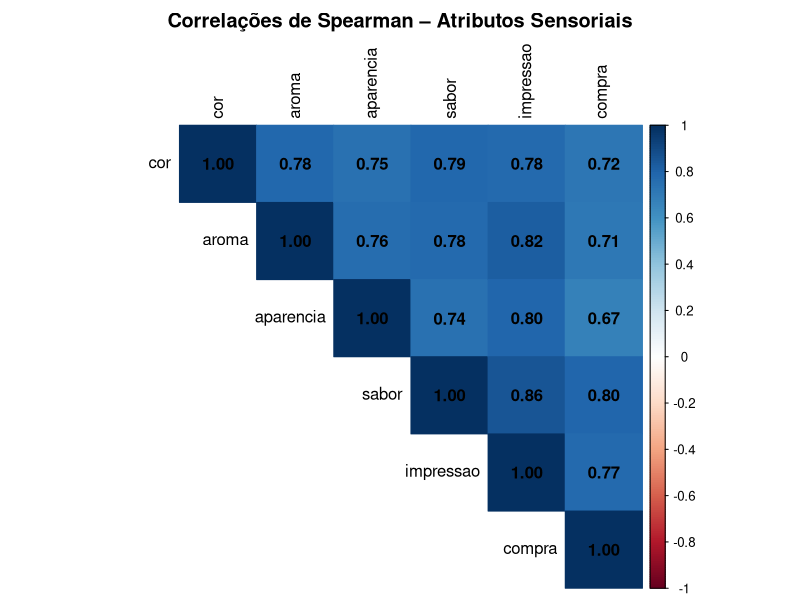
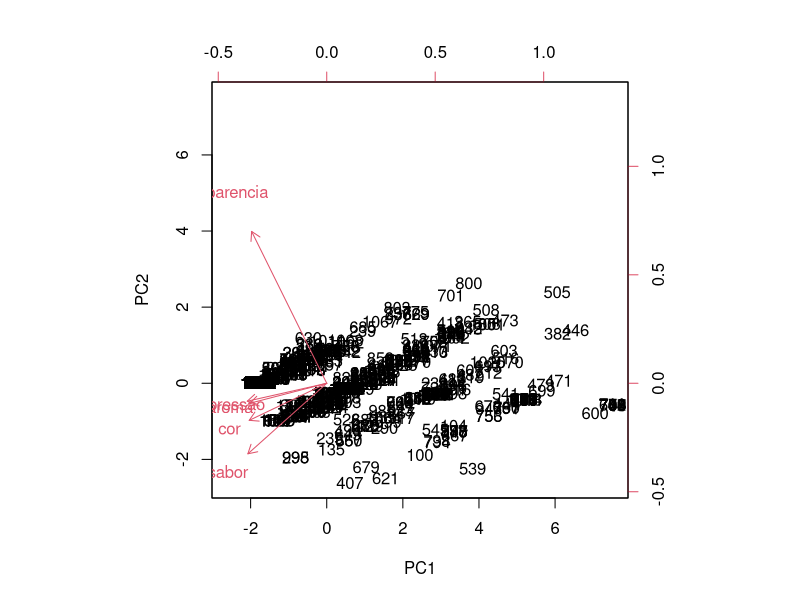

The R script that drew these images, in order:
## ---- chunk 1
knitr::opts_chunk$set(
  echo       = TRUE,
  warning    = FALSE,
  message    = FALSE,
  fig.align  = "center",
  out.width  = "100%"
)
## ---- chunk 2
# Instale os pacotes caso necessário:
# install.packages(c("readxl","dplyr","tidyr","ggplot2","scales",
#                    "ggpubr","rstatix","corrplot","RColorBrewer",
#                    "patchwork","psych","MASS","tibble","stringr"))

suppressPackageStartupMessages({
  library(readxl)
  library(dplyr)
  library(tidyr)
  library(ggplot2)
  library(scales)
  library(ggpubr)
  library(rstatix)
  library(corrplot)
  library(RColorBrewer)
  library(patchwork)
  library(psych)
  library(MASS)      # polr() – regressão ordinal
  library(tibble)
  library(stringr)
})

set.seed(42)
## ---- chunk 3
df_raw <- read_excel("df_mostraqui.xlsx")

# Padroniza nomes (remove espaços, acentos problemáticos)
names(df_raw) <- c("id","entrevistado","grupo","sexo","idade",
                   "amostra","cor","aroma","aparencia","sabor",
                   "impressao","compra","derivados","vezes")

# Converte colunas de pontuação para numérico
df_raw <- df_raw %>%
  dplyr::mutate(across(c(cor, aroma, aparencia, sabor, impressao, compra, vezes),
                       as.numeric))
## ---- chunk 4
df <- df_raw %>%
  mutate(
    amostra = str_trim(amostra),

    sexo = case_when(
      toupper(str_trim(sexo)) %in% c("F","FEMININO")  ~ "Feminino",
      toupper(str_trim(sexo)) %in% c("M","MASCULINO") ~ "Masculino",
      TRUE                                              ~ NA_character_
    ),

    idade = suppressWarnings(as.numeric(as.character(idade))),

    derivados = case_when(
      toupper(str_trim(derivados)) == "SIM" ~ "Sim",
      toupper(str_trim(derivados)) %in% c("NÃO","NAO","NÃO","NAO","NAOO") ~ "Não",
      TRUE ~ NA_character_
    ),

    faixa_etaria = cut(idade,
                       breaks = c(0, 17, 29, 44, 59, Inf),
                       labels = c("≤17 anos","18–29","30–44","45–59","≥60"),
                       right  = TRUE, include.lowest = TRUE),

    grupo_label = case_when(
      grupo == 2 ~ "Grupo 2\n(Lasanha / Coxinha / Arroz)",
      grupo == 3 ~ "Grupo 3\n(Patê / Farofa / Empada)",
      grupo == 4 ~ "Grupo 4\n(Risole / Hot Fish / Fishburguer)",
      grupo == 5 ~ "Grupo 5\n(Iscas / Brigadeiro)",
      TRUE       ~ paste("Grupo", grupo)
    ),

    hedonico_medio = rowMeans(
      dplyr::select(., cor, aroma, aparencia, sabor, impressao), na.rm = TRUE),

    compra_ord = factor(compra, levels = 1:5,
                        labels = c("Certamente\nnão compraria",
                                   "Possivelmente\nnão compraria",
                                   "Talvez comprasse /\ntalvez não",
                                   "Possivelmente\ncompraria",
                                   "Certamente\ncompraria"),
                        ordered = TRUE),

    aceito = impressao >= 4
  )

# Abreviações para gráficos
abrev_produtos <- c(
  "Arroz Paraense com Polvo"                              = "Arroz c/ Polvo",
  "Brigadeiro de Coco com Pescada"                        = "Brigadeiro c/ Pescada",
  "Coxinha de Rã com creme de queijo regional"            = "Coxinha de Rã",
  "Empada de Tamoatá com creme de queijo regional"        = "Empada de Tamoatá",
  "Farofa de Tambaqui com Banana"                         = "Farofa c/ Banana",
  "Fishburguer de Acari"                                  = "Fishburguer (Acari)",
  "Hot Fish de Tambaqui"                                  = "Hot Fish (Tambaqui)",
  "Isca de Pirapitinga com Doce de Castanha de Caju e Mel"= "Isca (Pirapitinga)",
  "Isca de Pirarucu com Geleia de Cupuaçu Picante"        = "Isca (Pirarucu)",
  "Lasanha de Tucunaré"                                   = "Lasanha (Tucunaré)",
  "Patê de Pirarucu"                                      = "Patê de Pirarucu",
  "Risole de Tambaqui"                                    = "Risole (Tambaqui)"
)

df <- df %>%
  mutate(produto_abrev = recode(amostra, !!!abrev_produtos))
## ---- chunk 5
cat(sprintf("Avaliações totais:   %d\n", nrow(df)))
cat(sprintf("Avaliadores únicos:  %d (somando todos os grupos)\n",
            sum(sapply(unique(df$grupo),
                       function(g) n_distinct(df$entrevistado[df$grupo == g])))))
cat(sprintf("Produtos únicos:     %d\n", n_distinct(df$amostra)))
cat(sprintf("Grupos temáticos:    %d\n", n_distinct(df$grupo)))
## ---- chunk 6
na_tab <- colSums(is.na(df[, c("sexo","idade","cor","aroma","aparencia",
                               "sabor","impressao","compra","derivados","vezes")]))
na_df <- data.frame(
  Variável = names(na_tab),
  N_missing = na_tab,
  Pct       = round(na_tab / nrow(df) * 100, 1),
  row.names = NULL
) %>% filter(N_missing > 0)

knitr::kable(na_df, col.names = c("Variável", "N ausentes", "%"),
             caption = "Dados ausentes por variável")
## ---- chunk 7
perfil <- df %>%
  distinct(grupo, grupo_label, entrevistado, .keep_all = TRUE) %>%
  group_by(grupo, grupo_label) %>%
  summarise(
    N_total     = n(),
    Feminino    = sum(sexo == "Feminino",  na.rm = TRUE),
    Masculino   = sum(sexo == "Masculino", na.rm = TRUE),
    Pct_F       = round(Feminino / (Feminino + Masculino) * 100, 1),
    Idade_md    = round(median(idade, na.rm = TRUE), 0),
    Idade_med   = round(mean(idade, na.rm = TRUE), 1),
    Idade_dp    = round(sd(idade, na.rm = TRUE), 1),
    Consome_pct = round(mean(derivados == "Sim", na.rm = TRUE) * 100, 1),
    .groups = "drop")

knitr::kable(perfil,
             col.names = c("Grupo","Descrição","N","Feminino","Masculino",
                           "% Fem.","Mediana Idade","Média Idade","DP Idade",
                           "% Consome Derivados"),
             caption = "Perfil dos avaliadores por grupo")
## ---- chunk 8
idade_geral <- df %>%
  distinct(grupo, entrevistado, .keep_all = TRUE) %>%
  summarise(med   = median(idade, na.rm = TRUE),
            media = mean(idade,   na.rm = TRUE),
            dp    = sd(idade,     na.rm = TRUE))

cat(sprintf("Idade geral:  mediana = %g anos  |  média = %.1f anos  |  DP = %.1f anos\n",
            idade_geral$med, idade_geral$media, idade_geral$dp))
## ---- chunk 9
attrs <- c("cor","aroma","aparencia","sabor","impressao","compra")
desc <- df %>%
  dplyr::select(all_of(attrs)) %>%
  psych::describe() %>%
  dplyr::select(n, mean, sd, median, min, max, skew, kurtosis)

knitr::kable(round(desc, 3),
             col.names = c("N","Média","DP","Mediana","Mín","Máx","Assimetria","Curtose"),
             caption = "Estatísticas descritivas – todos os produtos e grupos")
## ---- chunk 10
resumo_prod <- df %>%
  group_by(grupo, amostra, produto_abrev) %>%
  summarise(
    N         = sum(!is.na(impressao)),
    Cor       = round(mean(cor,        na.rm = TRUE), 2),
    Aroma     = round(mean(aroma,      na.rm = TRUE), 2),
    Aparencia = round(mean(aparencia,  na.rm = TRUE), 2),
    Sabor     = round(mean(sabor,      na.rm = TRUE), 2),
    Impressao = round(mean(impressao,  na.rm = TRUE), 2),
    Compra    = round(mean(compra,     na.rm = TRUE), 2),
    Hedonico  = round(mean(hedonico_medio, na.rm = TRUE), 2),
    Aceit_pct = round(mean(aceito, na.rm = TRUE) * 100, 1),
    DP_imp    = round(sd(impressao, na.rm = TRUE), 2),
    .groups   = "drop"
  ) %>%
  arrange(grupo, desc(Impressao))

knitr::kable(
  resumo_prod %>% dplyr::select(-amostra),
  col.names = c("Grupo","Produto","N","Cor","Aroma","Aparência",
                "Sabor","Impressão","Compra","Hedônico","Aceit. %","DP"),
  caption   = "Médias hedônicas por produto e atributo"
)
## ---- chunk 11
ia_tab <- resumo_prod %>%
  mutate(
    IA_impressao = round(Impressao / 5 * 100, 1),
    IA_sabor     = round(Sabor / 5 * 100, 1),
    Aceito       = ifelse(IA_impressao >= 70, "✓ Aprovado", "✗ Reprovado")
  ) %>%
  dplyr::select(grupo, produto_abrev, N, IA_impressao, IA_sabor, Aceit_pct, Aceito) %>%
  arrange(desc(IA_impressao))

knitr::kable(ia_tab,
             col.names = c("Grupo","Produto","N","IA Impressão (%)","IA Sabor (%)",
                           "% Avaliadores (nota ≥4)","Status"),
             caption = "Índice de Aceitabilidade por produto")
## ---- chunk 12
cat(sprintf("Produtos aprovados (IA ≥ 70%%): %d de %d\n",
            sum(ia_tab$Aceito == "✓ Aprovado"), nrow(ia_tab)))
## ---- chunk 13
compra_tab <- df %>%
  filter(!is.na(compra)) %>%
  group_by(produto_abrev) %>%
  summarise(
    N            = n(),
    Media        = round(mean(compra), 2),
    DP           = round(sd(compra), 2),
    Mediana      = median(compra),
    Pct_positiva = round(mean(compra >= 4) * 100, 1),
    .groups = "drop"
  ) %>%
  arrange(desc(Media))

knitr::kable(compra_tab,
             col.names = c("Produto","N","Média","DP","Mediana","% Intenção Positiva (≥4)"),
             caption   = "Intenção de compra por produto (escala 1–5)")
## ---- chunk 14
resumo_grupo <- df %>%
  group_by(grupo, grupo_label) %>%
  summarise(across(c(cor, aroma, aparencia, sabor, impressao, compra),
                   list(med = ~round(mean(.x, na.rm = TRUE), 2)),
                   .names = "{.col}"),
            Aceit_pct = round(mean(aceito, na.rm = TRUE) * 100, 1),
            N_aval    = sum(!is.na(impressao)),
            .groups   = "drop")

knitr::kable(resumo_grupo,
             col.names = c("Grupo","Descrição","Cor","Aroma","Aparência",
                           "Sabor","Impressão","Compra","% Aceitos","N Aval."),
             caption   = "Médias hedônicas e aceitabilidade por grupo temático")
## ---- chunk 15
# Exemplo: Kruskal-Wallis para Impressão Global entre produtos
kw_impressao <- df %>%
  kruskal_test(impressao ~ amostra)

print(kw_impressao)

# Post-hoc de Dunn com correção de Bonferroni
dunn_impressao <- df %>%
  dunn_test(impressao ~ amostra, p.adjust.method = "bonferroni")

print(dunn_impressao)
## ---- chunk 16
# Matriz de correlação de Spearman entre atributos
cor_mat <- df %>%
  dplyr::select(cor, aroma, aparencia, sabor, impressao, compra) %>%
  cor(method = "spearman", use = "pairwise.complete.obs")

corrplot(cor_mat,
         method  = "color",
         type    = "upper",
         addCoef.col = "black",
         tl.col  = "black",
         title   = "Correlações de Spearman – Atributos Sensoriais",
         mar     = c(0, 0, 2, 0))
## ---- chunk 17
acp_data <- df %>%
  dplyr::select(cor, aroma, aparencia, sabor, impressao) %>%
  na.omit() %>%
  scale()

acp_res <- prcomp(acp_data, center = FALSE, scale. = FALSE)
summary(acp_res)
biplot(acp_res, scale = 0)
## ---- chunk 18
cat("╔══════════════════════════════════════════════════════════════╗\n")
cat("║              RESUMO EXECUTIVO – ANÁLISE SENSORIAL           ║\n")
cat("╚══════════════════════════════════════════════════════════════╝\n\n")

cat("► DESTAQUES POSITIVOS\n")
top3 <- ia_tab %>% slice_max(IA_impressao, n = 3)
for (i in 1:nrow(top3)) {
  cat(sprintf("  %d. %-30s  IA = %.1f%%  |  Compra positiva: %.1f%%\n",
              i, top3$produto_abrev[i], top3$IA_impressao[i], top3$Aceit_pct[i]))
}

cat("\n► PRODUTO QUE REQUER REFORMULAÇÃO\n")
cat(sprintf("  Isca de Pirapitinga:  IA = 66.8%% (abaixo de 70%%)  |  DP = 1.36 (alta variabilidade)\n"))

cat("\n► PANORAMA GERAL\n")
cat(sprintf("  Produtos aprovados:    %d de 12 (91.7%%)\n",
            sum(ia_tab$Aceito == "✓ Aprovado")))
cat(sprintf("  Aceitação média geral: %.1f%% dos avaliadores deram nota ≥ 4\n",
            mean(ia_tab$Aceit_pct)))
cat(sprintf("  Impressão média geral: %.2f / 5,00\n",
            mean(resumo_prod$Impressao)))
